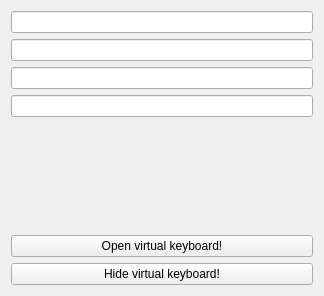
<?xml version="1.0" encoding="UTF-8"?>
<ui version="4.0">
 <class>Tester</class>
 <widget class="QWidget" name="Tester">
  <property name="geometry">
   <rect>
    <x>0</x>
    <y>0</y>
    <width>324</width>
    <height>296</height>
   </rect>
  </property>
  <property name="windowTitle">
   <string>QLineEdit virtual keyboard Example</string>
  </property>
  <layout class="QGridLayout" name="gridLayout_2">
   <item row="0" column="0">
    <layout class="QGridLayout" name="gridLayout">
     <item row="0" column="0">
      <layout class="QVBoxLayout" name="verticalLayout">
       <item>
        <layout class="QVBoxLayout" name="verticalLayout_2">
         <item>
          <widget class="QLineEdit" name="lineEdit_2"/>
         </item>
         <item>
          <widget class="QLineEdit" name="lineEdit_3"/>
         </item>
         <item>
          <widget class="QLineEdit" name="lineEdit_4"/>
         </item>
        </layout>
       </item>
       <item>
        <widget class="QLineEdit" name="lineEdit"/>
       </item>
       <item>
        <spacer name="verticalSpacer">
         <property name="orientation">
          <enum>Qt::Vertical</enum>
         </property>
         <property name="sizeHint" stdset="0">
          <size>
           <width>20</width>
           <height>40</height>
          </size>
         </property>
        </spacer>
       </item>
      </layout>
     </item>
     <item row="1" column="0">
      <widget class="QPushButton" name="pushButton">
       <property name="text">
        <string>Open virtual keyboard!</string>
       </property>
      </widget>
     </item>
     <item row="2" column="0">
      <widget class="QPushButton" name="pushButton_2">
       <property name="text">
        <string>Hide virtual keyboard!</string>
       </property>
      </widget>
     </item>
    </layout>
   </item>
  </layout>
 </widget>
 <layoutdefault spacing="6" margin="11"/>
 <resources/>
 <connections/>
</ui>
